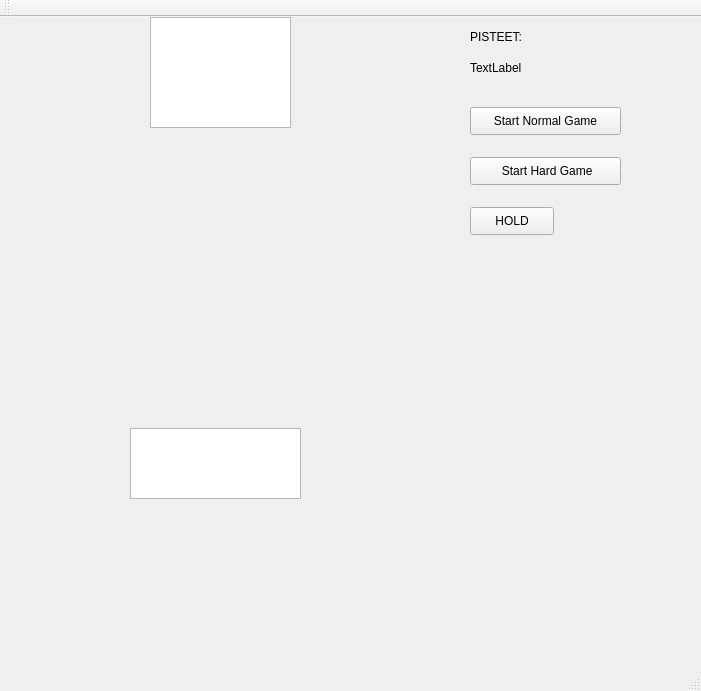
<?xml version="1.0" encoding="UTF-8"?>
<ui version="4.0">
 <class>MainWindow</class>
 <widget class="QMainWindow" name="MainWindow">
  <property name="geometry">
   <rect>
    <x>0</x>
    <y>0</y>
    <width>701</width>
    <height>691</height>
   </rect>
  </property>
  <property name="windowTitle">
   <string>MainWindow</string>
  </property>
  <widget class="QWidget" name="centralWidget">
   <widget class="QGraphicsView" name="graphicsView">
    <property name="geometry">
     <rect>
      <x>130</x>
      <y>411</y>
      <width>171</width>
      <height>71</height>
     </rect>
    </property>
   </widget>
   <widget class="QGraphicsView" name="graphicsView_2">
    <property name="geometry">
     <rect>
      <x>150</x>
      <y>0</y>
      <width>141</width>
      <height>111</height>
     </rect>
    </property>
   </widget>
   <widget class="QPushButton" name="startHardButton">
    <property name="geometry">
     <rect>
      <x>470</x>
      <y>140</y>
      <width>151</width>
      <height>28</height>
     </rect>
    </property>
    <property name="text">
     <string> Start Hard Game</string>
    </property>
   </widget>
   <widget class="QPushButton" name="startNormalButton">
    <property name="geometry">
     <rect>
      <x>470</x>
      <y>90</y>
      <width>151</width>
      <height>28</height>
     </rect>
    </property>
    <property name="text">
     <string>Start Normal Game</string>
    </property>
   </widget>
   <widget class="QLabel" name="pointsLabel">
    <property name="geometry">
     <rect>
      <x>470</x>
      <y>30</y>
      <width>101</width>
      <height>41</height>
     </rect>
    </property>
    <property name="text">
     <string>TextLabel</string>
    </property>
   </widget>
   <widget class="QLabel" name="label_2">
    <property name="geometry">
     <rect>
      <x>470</x>
      <y>10</y>
      <width>63</width>
      <height>20</height>
     </rect>
    </property>
    <property name="text">
     <string>PISTEET:</string>
    </property>
   </widget>
   <widget class="QPushButton" name="holdButton">
    <property name="geometry">
     <rect>
      <x>470</x>
      <y>190</y>
      <width>84</width>
      <height>28</height>
     </rect>
    </property>
    <property name="text">
     <string>HOLD</string>
    </property>
   </widget>
  </widget>
  <widget class="QMenuBar" name="menuBar">
   <property name="geometry">
    <rect>
     <x>0</x>
     <y>0</y>
     <width>701</width>
     <height>25</height>
    </rect>
   </property>
  </widget>
  <widget class="QToolBar" name="mainToolBar">
   <attribute name="toolBarArea">
    <enum>TopToolBarArea</enum>
   </attribute>
   <attribute name="toolBarBreak">
    <bool>false</bool>
   </attribute>
  </widget>
  <widget class="QStatusBar" name="statusBar"/>
 </widget>
 <layoutdefault spacing="6" margin="11"/>
 <resources/>
 <connections/>
</ui>
